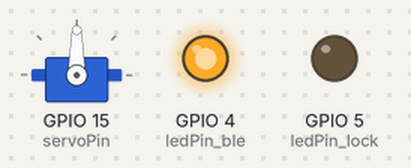
The sketch below on a simulated ESP32-S2. On the bench: servo, output pins drawn as LEDs (lit = HIGH). Nothing arrives over Bluetooth unless stated; a phone connects over Bluetooth LE 3 s after start; what the sketch prints to the serial monitor is not drawn.

Above: at 1.6 s.
Timing chart, 0 to 3.9 s (numbered marks = the images above):
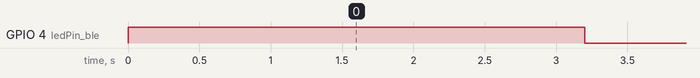

The sketch:

Final_ble_Server_11apr.ino
```cpp
/*Updated on 11th April*/

/*
    Video: https://www.youtube.com/watch?v=oCMOYS71NIU
    Based on Neil Kolban example for IDF: https://github.com/nkolban/esp32-snippets/blob/master/cpp_utils/tests/BLE%20Tests/SampleNotify.cpp
    Ported to Arduino ESP32 by Evandro Copercini
    updated by chegewara

   Create a BLE server that, once we receive a connection, will send periodic notifications.
   The service advertises itself as: 4fafc201-1fb5-459e-8fcc-c5c9c331914b
   And has a characteristic of: beb5483e-36e1-4688-b7f5-ea07361b26a8

   The design of creating the BLE server is:
   1. Create a BLE Server
   2. Create a BLE Service
   3. Create a BLE Characteristic on the Service
   4. Create a BLE Descriptor on the characteristic
   5. Start the service.
   6. Start advertising.

   A connect hander associated with the server starts a background task that performs notification
   every couple of seconds.
*/
#include <BLEDevice.h>
#include <BLEServer.h>
#include <BLEUtils.h>
#include <BLE2902.h>


// Include the ESP32 Arduino Servo Library instead of the original Arduino Servo Library
#include <ESP32Servo.h>
Servo myservo;  // create servo object to control a servo

// Possible PWM GPIO pins on the ESP32: 0(used by on-board button),2,4,5(used by on-board LED),12-19,21-23,25-27,32-33
// Possible PWM GPIO pins on the ESP32-S2: 0(used by on-board button),1-17,18(used by on-board LED),19-21,26,33-42
int servoPin = 15;      // GPIO pin used to connect the servo control (digital out)
int ledPin_ble = 4;
int ledPin_lock = 5;

BLEServer* pServer = NULL;
BLECharacteristic* pCharacteristic = NULL;
bool deviceConnected = false;
bool oldDeviceConnected = false;
uint32_t value = 0;

// See the following for generating UUIDs:
// https://www.uuidgenerator.net/

#define SERVICE_UUID        "4fafc201-1fb5-459e-8fcc-c5c9c331914b"
#define CHARACTERISTIC_UUID "beb5483e-36e1-4688-b7f5-ea07361b26a8"


class MyServerCallbacks: public BLEServerCallbacks {
    void onConnect(BLEServer* pServer) {
      deviceConnected = true;

    };

    void onDisconnect(BLEServer* pServer) {
      deviceConnected = false;

    }
};

//When the BLE Server sends a new temperature reading with the notify property
/*static void notifyCallback(BLERemoteCharacteristic* pBLERemoteCharacteristic,
                                        uint8_t* pData, size_t length, bool isNotify) {
  //store temperature value
  temperatureChar = (char*)pData;
  newTemperature = true;
} */

void setup() {
  Serial.begin(115200);

  // Create the BLE Device
  BLEDevice::init("ESP32");

  // Create the BLE Server
  pServer = BLEDevice::createServer();
  pServer->setCallbacks(new MyServerCallbacks());

  // Create the BLE Service
  BLEService *pService = pServer->createService(SERVICE_UUID);

  // Create a BLE Characteristic
  pCharacteristic = pService->createCharacteristic(
                      CHARACTERISTIC_UUID,
                      BLECharacteristic::PROPERTY_READ   |
                      BLECharacteristic::PROPERTY_WRITE  |
                      BLECharacteristic::PROPERTY_NOTIFY |
                      BLECharacteristic::PROPERTY_INDICATE
                    );

  // https://www.bluetooth.com/specifications/gatt/viewer?attributeXmlFile=org.bluetooth.descriptor.gatt.client_characteristic_configuration.xml
  // Create a BLE Descriptor
  pCharacteristic->addDescriptor(new BLE2902());

  // Start the service
  pService->start();

  // Start advertising
  BLEAdvertising *pAdvertising = BLEDevice::getAdvertising();
  pAdvertising->addServiceUUID(SERVICE_UUID);
  pAdvertising->setScanResponse(false);
  pAdvertising->setMinPreferred(0x0);  // set value to 0x00 to not advertise this parameter
  BLEDevice::startAdvertising();
  Serial.println("Waiting a client connection to notify...");

  myservo.setPeriodHertz(50);// Standard 50hz servo
  myservo.attach(servoPin, 500, 2400);   // attaches the servo on pin 18 to the servo object
                                         // using SG90 servo min/max of 500us and 2400us
                                         // for MG995 large servo, use 1000us and 2000us,
                                         // which are the defaults, so this line could be
                                         // "myservo.attach(servoPin);"

  pinMode(ledPin_ble, OUTPUT);
  pinMode(ledPin_lock, OUTPUT);
  digitalWrite(ledPin_ble, LOW);
  digitalWrite(ledPin_lock, LOW);

}

void loop() {
    // notify changed value
    if (deviceConnected) {
        pCharacteristic->setValue((uint8_t*)&value, 4);
        pCharacteristic->notify();
        //value++;
        digitalWrite(ledPin_ble, HIGH);
        delay(200);
        digitalWrite(ledPin_ble, LOW);
        delay(1000); // bluetooth stack will go into congestion, if too many packets are sent, in 6 hours test i was able to go as low as 3ms
    }
    else
    digitalWrite(ledPin_ble, HIGH);


    // disconnecting
    if (!deviceConnected && oldDeviceConnected) {
        delay(500); // give the bluetooth stack the chance to get things ready
        pServer->startAdvertising(); // restart advertising
        Serial.println("start advertising");
        oldDeviceConnected = deviceConnected;
    }
    // connecting
    if (deviceConnected && !oldDeviceConnected) {
        // do stuff here on connecting
        oldDeviceConnected = deviceConnected;
    }


  std::string value = pCharacteristic->getValue();
  Serial.print("The new characteristic value is: ");
  Serial.println(value.c_str());

  if(value == "1")
  {
    Serial.println("Yes Locked");
    //servo_lock();
      myservo.write(90);                  // set the servo position according to the 165 degree value
      delay(200);                          // wait for the servo to get there
  digitalWrite(ledPin_lock, HIGH);

  }
  else if(value == "0")
  {
    Serial.println("Unlocking ....");
    //servo_unlock();
      myservo.write(140);                  // set the servo position according to the 0 degree value
      delay(200);                          // wait for the servo to get there
  digitalWrite(ledPin_lock, LOW);

  }
  delay(500);
}
```

Measured:
- by itself, GPIO 4 (ledPin_ble): repeats every 1.7 s: LOW 1.5 s, HIGH 0.20 s
